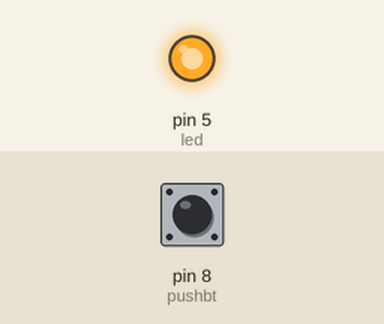
Simulated run of this sketch. Board: Arduino Uno, built with avr-gcc and run on an emulated ATmega328P. On the bench: output pins drawn as LEDs (lit = HIGH). The test bench sets the inputs (shaded band); at power-on: pin 8 (pushbt) HIGH. What the sketch prints to the serial monitor is not drawn.

Above: at 1.2 s.
1.3 s: pin 8 (pushbt) pulled LOW for 0.15 s
At 1.38 s:
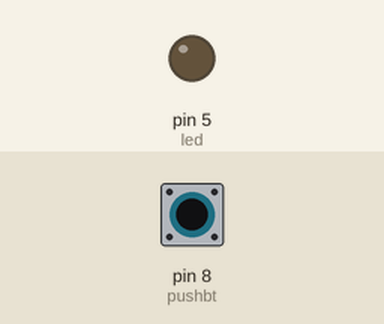
2.9 s: pin 8 (pushbt) pulled LOW for 3.2 s
At 6.5 s:
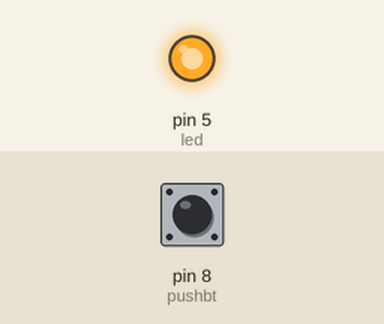
Timing chart, 0 to 8.0 s (numbered marks = the images above; inputs shaded):
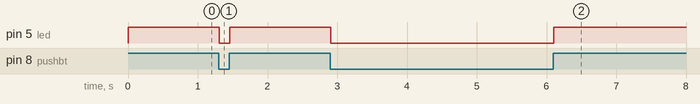

The sketch:

day_3.ino
```cpp
// 	Day 3: Button-controlled LED.

int led = 5;
int pushbt = 8;


void setup() {
  pinMode(led,OUTPUT);
  pinMode(pushbt,INPUT_PULLUP);
  Serial.begin(9600);
}

void loop() {
  int val = digitalRead(pushbt);
  Serial.println(val);
  if(val==1){
    digitalWrite(led,1);

  }
  else{
    digitalWrite(led,0);
  }


}
```

Measured:
- after the input at 1.3 s, pin 5 (led): HIGH → LOW at once, → HIGH 0.15 s later
- after the input at 2.9 s, pin 5 (led): HIGH → LOW at once, → HIGH 3.2 s later
